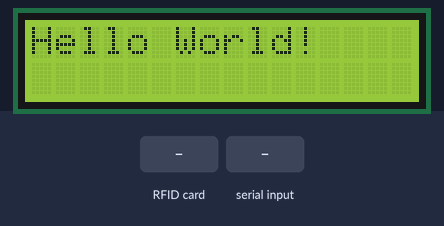
This sketch was run on a simulated Arduino Uno, built with avr-gcc and run on an emulated ATmega328P. Parts: 16×2 character LCD. The inputs (shaded band) are chosen by the test bench. What the sketch prints to the serial monitor is not drawn.

Above: at 1.3 s.
1.4 s: RFID card 5E 7A 19 C4 held to the reader
At 2.6 s:
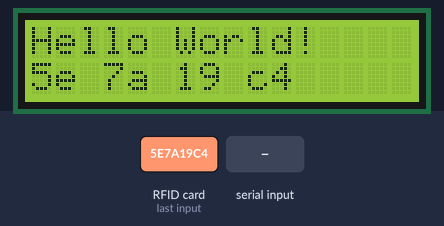
2.9 s: "1\n" received over the second serial link
4.4 s: RFID card 5E 7A 19 C4 held to the reader
At 5.8 s:
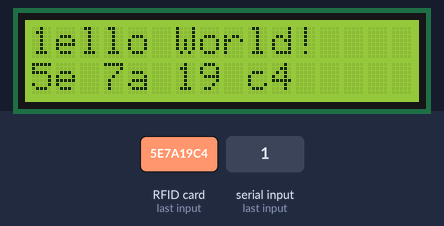
Timing chart, 0 to 7.4 s (numbered marks = the images above; inputs shaded):
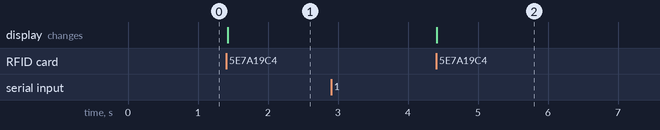

Measured:
- after the input at 1.4 s, the display: changes at once (image 1)
- after the input at 2.9 s, every drawn part: stays the same
- after the input at 4.4 s, the display: changes at once (image 2)

The sketch:

rfid3.ino
```cpp
/* Initial Author: ryand1011 (https://github.com/ryand1011)
 *
 * Reads data written by a program such as "rfid_write_personal_data.ino"
 *
 * See: https://github.com/miguelbalboa/rfid/tree/master/examples/rfid_write_personal_data
 *
 * Uses MIFARE RFID card using RFID-RC522 reader
 * Uses MFRC522 - Library
 * -----------------------------------------------------------------------------------------
 *             MFRC522      Arduino       Arduino   Arduino    Arduino          Arduino
 *             Reader/PCD   Uno/101       Mega      Nano v3    Leonardo/Micro   Pro Micro
 * Signal      Pin          Pin           Pin       Pin        Pin              Pin
 * -----------------------------------------------------------------------------------------
 * RST/Reset   RST          9             5         D9         RESET/ICSP-5     RST
 * SPI SS      SDA(SS)      10            53        D10        10               10
 * SPI MOSI    MOSI         11 / ICSP-4   51        D11        ICSP-4           16
 * SPI MISO    MISO         12 / ICSP-1   50        D12        ICSP-1           14
 * SPI SCK     SCK          13 / ICSP-3   52        D13        ICSP-3           15
 *
 * More pin layouts for other boards can be found here: https://github.com/miguelbalboa/rfid#pin-layout
 */

// rfidとバーコードリーダーが両立できるか
#include <LiquidCrystal.h>
#include <SPI.h>
#include <MFRC522.h>
#include <SoftwareSerial.h>

#define SS_PIN 10
#define RST_PIN 9

// RS, E, D4, D5, D6, D7
LiquidCrystal lcd(4, 5, 6, 7, 8, A0);

MFRC522 rfid(SS_PIN, RST_PIN);
String datarfid = ""; // RFID UID を保存する変数

// バーコードリーダー
SoftwareSerial extSerial(2, 3); // RX, TX
String data2d = "";

void setup()
{
  Serial.begin(9600);
  SPI.begin();
  rfid.PCD_Init();
  Serial.println("Place your RFID card");

  lcd.begin(16, 2); // 16x2 LCD
  lcd.print("Hello World!");

  extSerial.begin(115200);
}

void loop()
{

  if (extSerial.available())
  {
    // バーコードデータを読み込み
    String msg = extSerial.readStringUntil('\n');
    data2d = msg; // data2d変数に保存
    Serial.println("Barcode: " + data2d);
  }
  // 新しいカードがあるか
  if (!rfid.PICC_IsNewCardPresent())
  {
    return;
  }

  // カードのUIDを読み取る
  if (!rfid.PICC_ReadCardSerial())
  {
    return;
  }

  // UID表示
  Serial.print("UID: ");
  datarfid = ""; // リセット
  for (byte i = 0; i < rfid.uid.size; i++)
  {
    if (rfid.uid.uidByte[i] < 0x10)
    {
      Serial.print("0");
      datarfid += "0";
    }
    Serial.print(rfid.uid.uidByte[i], HEX);
    datarfid += String(rfid.uid.uidByte[i], HEX);
    Serial.print(" ");
    datarfid += " ";
  }
  Serial.println();
  Serial.println("Saved UID: " + datarfid);

  // LCD表示
  lcd.setCursor(0, 0);
  lcd.print(data2d);
  lcd.setCursor(0, 1);
  lcd.print(datarfid);

  // 通信終了
  rfid.PICC_HaltA();
  rfid.PCD_StopCrypto1();
}
```
